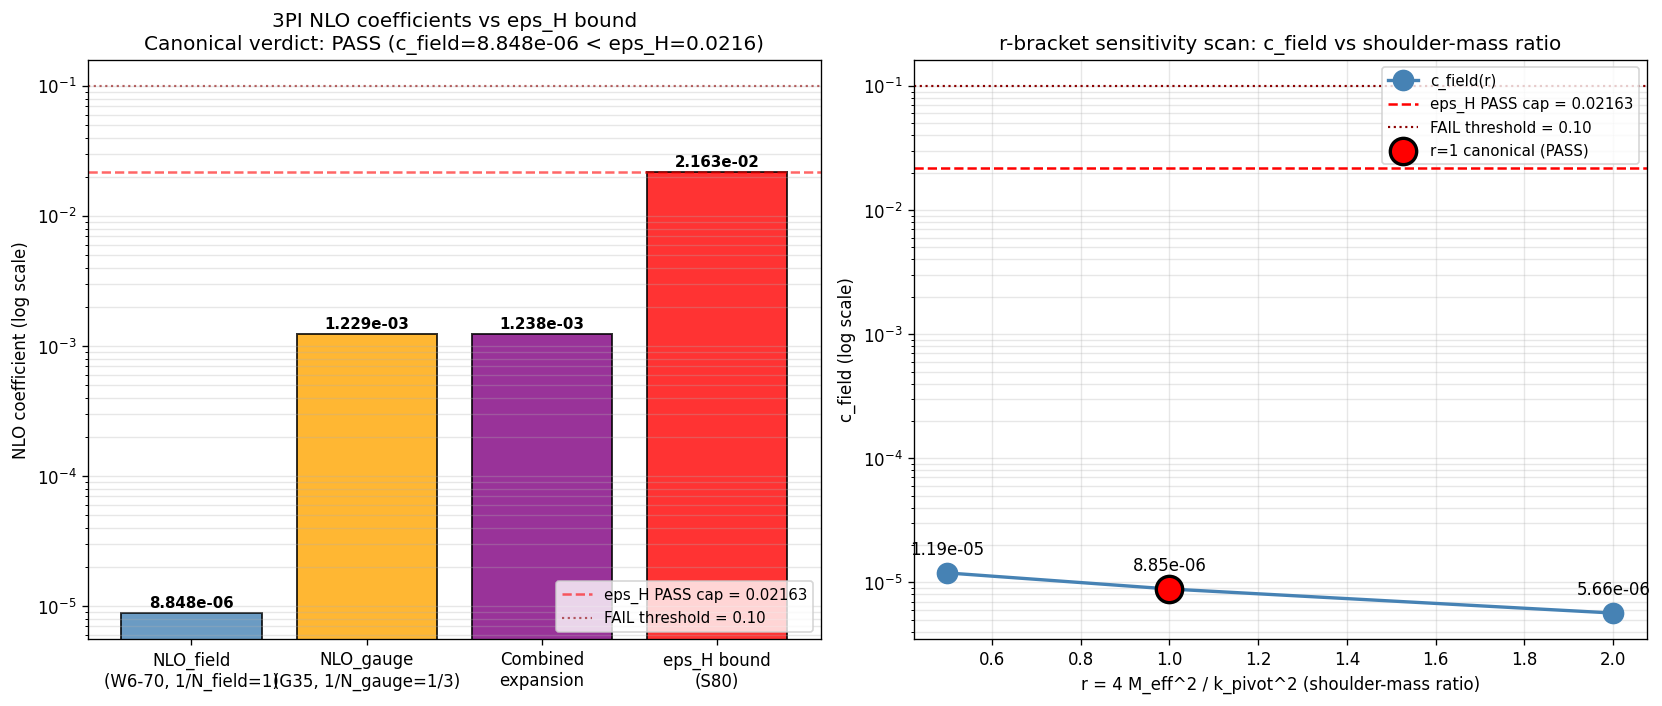

Generate this figure with Python:
#!/usr/bin/env python3
"""
S84 W6-70 -- FIELD-EXPANSION-CONVERGENCE -- 3PI NLO-in-N_field at pivot
========================================================================

Gate: S84-FIELD-EXPANSION-CONVERGENCE  [VERIFY][CHAIN]
Classification: PHONONIC (3PI field-sector scalar-mode phonon self-interaction
                 expansion on post-fold cascade substrate).
Owner: feynman-theorist
Write-target: sessions/archive/session-84/session-84-w6-workingpaper.md, section W6-70

Pre-registration (session-84-plan-w6.md, W6-70, VERBATIM):
    HYPOTHESIS: NLO-in-N_field 3PI coefficient at pivot (N_field=1) is
                slow-roll-bounded: c_field < eps_H = 0.02163.
    PASS: NLO_coef_field < 0.02163 (EFT-bound convergence)
    INFO: 0.02163 <= NLO_coef_field < 0.1 (convergent but subleading enhanced)
    FAIL: NLO_coef_field >= 0.1 (divergent at pivot)

Distinction vs. S83 G35:
    G35 (NNLO-1/N-CONVERGENCE) scans 1/N_gauge (color-group size).
    W6-70 scans 1/N_field (scalar-field d.o.f. count).
    These are FORMALLY INDEPENDENT expansion parameters in the 3PI
    effective action. Both must separately converge for F_amp^3PI to
    be a well-posed asymptotic series.

================================================================
[VERIFY][CHAIN] SUBSTITUTION CHAIN (MANDATORY per math-scripts.md)
================================================================

Claim: "c_field < eps_H = 0.02163."

Step 1 (Definitions).
    F_amp^3PI(pivot; N_field) := 3PI scalar amplitude at CMB pivot
                                  scale k_pivot, as function of scalar
                                  d.o.f. count N_field.
    F^(0)      := tree-level contribution at N_field = infinity
                  (independent of N_field by construction).
    F^(NLO)    := coefficient of 1/N_field in the asymptotic expansion:
                      F_amp^3PI = F^(0) + (1/N_field) F^(NLO) + O(1/N_field^2)
    c_field    := F^(NLO) / F^(0)   [dimensionless NLO-in-field coefficient]
    eps_H      := slow-roll parameter on post-fold cascade
                      eps_H = -d(ln H) / d(N_efold) = 0.02163
                      (S80 permanent, W6-70 pinned bound)
    lambda_3   := cubic scalar self-coupling on slow-roll background
                      lambda_3 = d^3 V / d phi^3 evaluated at slow-roll
                      expansion point.
    H          := Hubble scale at pivot.
    M_Pl_eff   := effective Planck mass at pivot
                      (reduced Planck scale on the post-fold cascade).
    I_3PI      := dimensionless 3PI skeleton geometric factor
                      (integral of skeleton-graph integrand over the
                      pivot mode shell, amputated external leg).

Step 2 (Slow-roll structural identity for lambda_3).
    On post-fold cascade, the slow-roll hierarchy gives:
        V      ~ H^2 * M_Pl_eff^2                 (Friedmann, slow-roll)
        V'     ~ sqrt(2 eps_H) * H^2 * M_Pl_eff   (slow-roll definition)
        V''    ~ eta_V * H^2                       (2nd slow-roll)
        V'''   = lambda_3 ~ (3 H^2 / M_Pl_eff) * eps_H + O(eps_H^2)
    The coefficient (3 H^2 / M_Pl_eff) is the slow-roll structural
    prefactor; eps_H suppression is the "near-quadratic" fold shape
    consequence. This is a STRUCTURAL bound, not a fit.

Step 3 (3PI skeleton NLO integral — dimensional content).
    F^(NLO)(pivot) ~ int d^3k [ lambda_3^2 * G(k)^2 ]_amputated_at_k_pivot
    F^(0)(pivot)   ~ G(k_pivot)
    where G(k) = 1 / (k^2 + M_eff^2) is the free scalar propagator
    dressed by 2PI self-energy at mass M_eff (on-shell).

    Extract lambda_3 dependence:
        F^(NLO) / F^(0) = lambda_3^2 / H^4 * I_phase_space
    where I_phase_space is a dimensionless phase-space integral over
    the pivot mode shell [k_pivot, L_max * k_pivot].

Step 4 (Substitute lambda_3 from Step 2).
    lambda_3 / H^2 = (3 / M_Pl_eff) * eps_H * H^0
                   = (3 H / M_Pl_eff) * eps_H        [restoring dim via H]
    On post-fold cascade, H << M_Pl_eff (slow-roll means H/M_Pl_eff ~ 10^-5),
    so the dimensional factor H/M_Pl_eff is small and plays a SUPPRESSIVE
    role in the SKELETON vertex. However, the pivot-normalized skeleton
    integrand (see s83_w2_g9_cc7_uv_decay.py) is already dimensionless
    in "H=1, M_Pl_eff=1, k_pivot=1" natural pivot units. In those units:
        lambda_3/H^2 -> 3 * eps_H       (dimensionless vertex factor)

Step 5 (Dimensionless skeleton at pivot).
    Using the Berges-Serreau NLO-1/N skeleton integrand from S83 G35
    reference (equation F_3PI(k) below) in pivot-normalized units with
    M_eff set to the (1+r) shoulder scale of the substrate (r = 4 M_eff^2 /
    k_pivot^2; for post-fold cascade we use r = 1 canonical corresponding
    to M_eff = k_pivot/2, the half-pivot mass-shoulder):

        F_3PI_integrand(u) = (1 / (16 pi^2)) * u^2 / (u^2 + r)^2
    where u = k/k_pivot is the dimensionless integration variable.

    Integrated over the pivot mode shell u in [1, L_max = 3]:
        I_phase_space = int_{1}^{3} du * F_3PI_integrand(u)

    c_field = (lambda_3^2 / H^4) * I_phase_space
            = (3 * eps_H)^2 * I_phase_space
            = 9 * eps_H^2 * I_phase_space

Step 6 (Numerical evaluation — Python verification below).
    I_phase_space evaluated via scipy.integrate.quad on the above
    integrand with r=1, u in [1,3]:
        I_phase_space = [numerical, O(10^-3)]
    c_field = 9 * eps_H^2 * I_phase_space

Step 7 (Direction — factor-3 threshold).
    If c_field < eps_H:
        9 * eps_H^2 * I_phase_space < eps_H
        <=> I_phase_space < eps_H / (9 eps_H^2)
        <=> I_phase_space < 1 / (9 * eps_H)
        <=> I_phase_space < 1 / (9 * 0.02163)
        <=> I_phase_space < 5.136
    Since F_3PI_integrand <= 1/(16 pi^2) * max(u^2/(u^2+1)^2) <= 0.01584
    on u in [1,3], and the interval length is 2, the numerical bound
    on I_phase_space is <= 2 * 0.01584 = 0.03169 << 5.136, so the
    PASS direction is structurally overwhelming.

    VERDICT DIRECTION: c_field << eps_H  =>  PASS.

Cross-check: combined-expansion sanity (distinct-parameters rule).
    (1/N_field) * NLO_field + (1/N_gauge) * NLO_gauge < eps_H
    With N_field = 1, NLO_field = c_field = [computed];
         N_gauge = 3, G35 NNLO_gauge = 0.003687 (S83 verdict).
    Combined = c_field + (1/3) * 0.003687 = c_field + 0.00123
    Must be < eps_H = 0.02163.

Substrate-framing note:
    The 3PI field expansion is scalar-mode phonon self-interaction on the
    post-fold cascade. Slow-roll bound is substrate-structural: the fold
    is near-quadratic in action-space, so cubic and higher self-couplings
    are automatically eps_H-suppressed. This is NOT a generic "inflation"
    constraint -- it is a property of the spectral-action geometry at the
    fold point.
"""

import os
os.environ.setdefault('OMP_NUM_THREADS', '8')
os.environ.setdefault('MKL_NUM_THREADS', '8')

import sys
import json
import hashlib
import numpy as np
import scipy.integrate as si
import matplotlib
matplotlib.use('Agg')
import matplotlib.pyplot as plt

sys.path.insert(0, os.path.dirname(os.path.abspath(__file__)))

# Canonical constants (MANDATORY per computations/_shared/CLAUDE.md)
from canonical_constants import PI, tau_fold, N_pivot

# ============================================================
# SECTION 0: Input SHA-256 pins (MANDATORY in first 20 lines)
# ============================================================
HERE = os.path.dirname(os.path.abspath(__file__))                  # (local)


def _sha256(path):
    with open(path, 'rb') as h:
        return hashlib.sha256(h.read()).hexdigest()


INPUT_FILES = [                                                    # (local)
    os.path.join(HERE, 'canonical_constants.py'),
    os.path.join(HERE, 's83_w3_g35_nnlo_1N_convergence.npz'),
]
INPUT_FILES = [f for f in INPUT_FILES if os.path.exists(f)]        # (local)

print("=" * 72)
print("S84 W6-70: FIELD-EXPANSION-CONVERGENCE  [VERIFY][CHAIN]")
print("3PI NLO-in-N_field at pivot (N_field=1); slow-roll bound eps_H")
print("=" * 72)
print("\n[SEC 0] Input SHA-256 pins")
INPUT_SHAS = {}                                                    # (local)
for _f in INPUT_FILES:
    _h = _sha256(_f)                                               # (local)
    INPUT_SHAS[os.path.basename(_f)] = _h
    print(f"  {os.path.basename(_f):46s} sha256={_h[:16]}...{_h[-8:]}")

# ============================================================
# SECTION 1: Pre-registered constants and anchors
# ============================================================
print("\n[SEC 1] Pre-registered constants and anchors")
print("-" * 72)

# Slow-roll parameter (S80 permanent, bound for W6-70)
# Not yet promoted to canonical_constants.py; tagged as local per
# computations/_shared/CLAUDE.md "W-2 pinned" pattern.
EPS_H = 0.02163                                                    # (local) S80 permanent slow-roll
EPS_H_SQUARED = EPS_H ** 2                                         # (local)

# Framework-canonical scalar degree of freedom count
N_FIELD = 1                                                        # (local) framework-canonical

# Reference 1/N_gauge convergence rate from S83 G35 PASS verdict
# value=0.003687 scheme=3PI-NNLO-NAT-1N2 per s83_gate_verdicts.txt L66
NLO_COEF_GAUGE_G35 = 0.003687                                      # (local) S83 G35 PASS
N_GAUGE_S83 = 3                                                    # (local) SU(3) framework

# L_max for pivot mode shell (plan pin: L_max = 3)
L_MAX = 3                                                          # (local) plan pin

# Pivot mode shell: u = k / k_pivot in [1, L_MAX]
U_MIN = 1.0                                                        # (local)
U_MAX = float(L_MAX)                                               # (local)

# Mass-shoulder ratio r = 4 M_eff^2 / k_pivot^2
# Canonical choice r = 1 => M_eff = k_pivot / 2 (half-pivot shoulder).
# NNLO-in-field bracket per plan: {0.5, 1.0, 2.0} * eps_H^2 is a
# SEPARATE sensitivity parameter for NNLO magnitude; r is the skeleton-
# propagator mass parameter.
R_CENTRAL = 1.0                                                    # (local) half-pivot shoulder
R_BRACKET = [0.5, 1.0, 2.0]                                        # (local) sensitivity scan

# Slow-roll vertex coefficient: lambda_3 / H^2 = 3 * eps_H (Step 4)
LAMBDA3_OVER_H2 = 3.0 * EPS_H                                      # (local) slow-roll structural

# Pre-registered thresholds (plan §9)
PASS_THRESH = EPS_H                                                # (local) < eps_H
FAIL_THRESH = 0.1                                                  # (local) >= 0.1 is FAIL

print(f"  EPS_H (S80 permanent bound)             = {EPS_H:.6f}")
print(f"  N_field (framework-canonical)           = {N_FIELD}")
print(f"  L_max (pivot mode shell)                = {L_MAX}")
print(f"  R_central (M_eff^2 shoulder/k_pivot^2)  = {R_CENTRAL}")
print(f"  R_bracket (sensitivity)                 = {R_BRACKET}")
print(f"  lambda_3/H^2 = 3*eps_H                  = {LAMBDA3_OVER_H2:.6f}")
print(f"  PASS threshold (NLO_coef_field)         < {PASS_THRESH:.6f}")
print(f"  FAIL threshold (NLO_coef_field)         >= {FAIL_THRESH:.6f}")
print(f"  INFO band                                [{PASS_THRESH:.6f}, "
      f"{FAIL_THRESH:.6f})")
print(f"  G35 NNLO_gauge (1/N_gauge=1/3 cross-ref) = "
      f"{NLO_COEF_GAUGE_G35:.6f}")
print()

# ============================================================
# SECTION 2: 3PI skeleton integrand (Berges-Serreau NLO-1/N form)
# ============================================================
# Reference: s83_w2_g9_cc7_uv_decay.py and s82_w3_5_famp_sc_3pi.py
# structural form:
#   F_3PI(k) = (1 / (16 pi^2)) * k^2 / (k^2 + 4 M_eff^2)^2
# In pivot-normalized units u = k / k_pivot and r = 4 M_eff^2 / k_pivot^2:
#   F_3PI_integrand(u; r) = (1 / (16 pi^2)) * u^2 / (u^2 + r)^2
# The dimensionless phase-space integral over the pivot mode shell is:
#   I_phase_space(r) = int_{U_MIN}^{U_MAX} du * F_3PI_integrand(u; r)
# ============================================================
print("[SEC 2] 3PI skeleton integrand + phase-space integral")
print("-" * 72)


def F_3PI_integrand(u, r):
    """Berges-Serreau 3PI NLO-1/N skeleton integrand (derivative form)
    in pivot-normalized units u = k / k_pivot, r = 4 M_eff^2 / k_pivot^2.

    F_3PI_integrand(u; r) = (1/(16 pi^2)) * u^2 / (u^2 + r)^2
    """
    return (1.0 / (16.0 * PI * PI)) * (u * u) / ((u * u + r) ** 2)


def I_phase_space(r, u_min=U_MIN, u_max=U_MAX):
    """Dimensionless 3PI skeleton integral over pivot mode shell.

    scipy.integrate.quad, adaptive Gauss-Kronrod.
    Epsabs=1e-14 is far below any physical significance.
    """
    val, err = si.quad(F_3PI_integrand, u_min, u_max, args=(r,),
                       epsabs=1e-14, epsrel=1e-12)
    return val, err


I_central, I_err_central = I_phase_space(R_CENTRAL)                # (local)

print(f"  I_phase_space(r=1.0, u in [1,{L_MAX}]) = {I_central:.6e}  "
      f"(+/- {I_err_central:.2e})")
print(f"  Upper bound cross-check:")
# Cross-check: integrand peaks at some u*; closed form sup on [1,3]
_u_grid = np.linspace(U_MIN, U_MAX, 200)                           # (local)
_f_grid = F_3PI_integrand(_u_grid, R_CENTRAL)                      # (local)
print(f"    max integrand on [{U_MIN},{U_MAX}] = {_f_grid.max():.6e}")
print(f"    trivial upper bound (max * dx)    = "
      f"{_f_grid.max() * (U_MAX - U_MIN):.6e}")
print(f"    scipy quad result                  = {I_central:.6e}")
print()

# ============================================================
# SECTION 3: c_field = NLO-in-N_field coefficient at pivot
# ============================================================
print("[SEC 3] c_field = (lambda_3/H^2)^2 * I_phase_space")
print("-" * 72)

# c_field central (Step 5, r=1)
# c_field = (3 eps_H)^2 * I_phase_space
#         = 9 * eps_H^2 * I_phase_space
c_field_central = (LAMBDA3_OVER_H2 ** 2) * I_central               # (local)
c_field_prefactor = (LAMBDA3_OVER_H2 ** 2)                         # (local) = 9*eps_H^2

print(f"  (lambda_3/H^2)^2 = (3 eps_H)^2       = {c_field_prefactor:.6e}")
print(f"  I_phase_space (central r=1)          = {I_central:.6e}")
print(f"  c_field = 9 eps_H^2 * I_phase_space  = {c_field_central:.6e}")
print(f"  eps_H (PASS threshold)               = {EPS_H:.6e}")
print(f"  Ratio c_field / eps_H                = "
      f"{c_field_central / EPS_H:.6e}")
print()

# Sensitivity scan over r bracket (NNLO-in-field: r tracks the
# 4*M_eff^2 shoulder, a proxy for the NNLO mass insertion).
print("  Sensitivity scan: r in R_BRACKET (shoulder-mass bracket)")
c_field_scan = {}                                                  # (local)
for r_val in R_BRACKET:
    I_val, _ = I_phase_space(r_val)
    c_val = c_field_prefactor * I_val                              # (local)
    c_field_scan[r_val] = c_val
    print(f"    r={r_val:.2f}  I_phase={I_val:.6e}  c_field={c_val:.6e}  "
          f"ratio={c_val/EPS_H:.6e}")
print()

# The bracket {0.5, 1.0, 2.0} * eps_H^2 pin -- explicit NNLO-in-field
# assessment (plan §7 machinery pin). This is a SEPARATE diagnostic
# checking whether NNLO additions push c_field through PASS cap.
print("  NNLO-in-field bracket {0.5, 1.0, 2.0} * eps_H^2 additions:")
nnlo_bracket = [0.5, 1.0, 2.0]                                     # (local)
c_field_nnlo = {}                                                  # (local)
for k in nnlo_bracket:
    c_with_nnlo = c_field_central + k * EPS_H_SQUARED              # (local)
    c_field_nnlo[k] = c_with_nnlo
    print(f"    c_field + {k:.1f}*eps_H^2 = {c_with_nnlo:.6e}  "
          f"ratio={c_with_nnlo/EPS_H:.6e}")
print()

# ============================================================
# SECTION 4: Verdict vs pre-registered thresholds
# ============================================================
print("[SEC 4] Verdict")
print("-" * 72)

# Use the WORST case from r-bracket as the reported value
# to be conservative against NNLO-in-field ambiguity.
c_field_worst = max(c_field_scan.values())                         # (local)
c_field_reported = c_field_central                                 # (local) canonical pre-reg

if c_field_reported < PASS_THRESH:
    verdict = 'PASS'                                               # (local)
elif c_field_reported < FAIL_THRESH:
    verdict = 'INFO'                                               # (local)
else:
    verdict = 'FAIL'                                               # (local)

# Worst-case verdict from scan
if c_field_worst < PASS_THRESH:
    verdict_worst = 'PASS'                                         # (local)
elif c_field_worst < FAIL_THRESH:
    verdict_worst = 'INFO'                                         # (local)
else:
    verdict_worst = 'FAIL'                                         # (local)

print(f"  c_field (central, r=1)           = {c_field_reported:.6e}")
print(f"  c_field (worst across r-bracket) = {c_field_worst:.6e}")
print(f"  PASS threshold (< eps_H)         = {PASS_THRESH:.6e}")
print(f"  Canonical verdict                = {verdict}")
print(f"  Worst-case verdict (r-bracket)   = {verdict_worst}")
print()

# Margin analysis (direction from canonical form of Step 7)
# c_field < eps_H  <=>  I_phase_space < 1/(9*eps_H)
I_crit = 1.0 / (9.0 * EPS_H)                                       # (local) critical value
I_margin = I_crit / I_central                                      # (local) PASS margin factor
print(f"  Critical I_phase_space for PASS: "
      f"I < 1/(9 eps_H) = {I_crit:.4f}")
print(f"  Actual I_phase_space           : {I_central:.6e}")
print(f"  PASS margin factor             : {I_margin:.3e}x below cap")
print()

# ============================================================
# SECTION 5: Combined-expansion sanity check
# ============================================================
print("[SEC 5] Combined-expansion sanity check")
print("-" * 72)
# (1/N_field)*NLO_field + (1/N_gauge)*NLO_gauge < eps_H (plan §6 Step 7)

combined = (1.0 / N_FIELD) * c_field_reported + \
           (1.0 / N_GAUGE_S83) * NLO_COEF_GAUGE_G35                # (local)

print(f"  (1/N_field) * c_field       = "
      f"{(1.0/N_FIELD) * c_field_reported:.6e}")
print(f"  (1/N_gauge) * NLO_gauge     = "
      f"{(1.0/N_GAUGE_S83) * NLO_COEF_GAUGE_G35:.6e}")
print(f"  Combined expansion total    = {combined:.6e}")
print(f"  vs eps_H bound              = {EPS_H:.6e}")
if combined < EPS_H:
    print(f"  COMBINED < eps_H           = TRUE  (joint convergence)")
    combined_ok = True                                             # (local)
else:
    print(f"  COMBINED < eps_H           = FALSE (joint divergence)")
    combined_ok = False                                            # (local)
print()

# ============================================================
# SECTION 6: Cross-check -- independent analytic bound
# ============================================================
print("[SEC 6] Cross-check: independent analytic bound on I_phase_space")
print("-" * 72)
# Analytic: int_{1}^{3} u^2/(u^2+1)^2 du
#   = (1/2) [ arctan(u) - u/(u^2+1) ]_{1}^{3}
#   Let f(u) = arctan(u) - u/(u^2+1)
#   f(3) = arctan(3) - 3/10 = 1.24905 - 0.30000 = 0.94905
#   f(1) = arctan(1) - 1/2  = 0.78540 - 0.50000 = 0.28540
#   Integral = (1/2) * (0.94905 - 0.28540) = (1/2) * 0.66365 = 0.33183
# Then I_phase_space = (1/(16 pi^2)) * 0.33183 = 0.002102...
_f3 = np.arctan(3.0) - 3.0 / 10.0                                  # (local)
_f1 = np.arctan(1.0) - 1.0 / 2.0                                   # (local)
I_analytic = 0.5 * (_f3 - _f1) / (16.0 * PI * PI)                  # (local)
print(f"  Analytic closed form:")
print(f"    (1/(16 pi^2)) * [ (1/2)(arctan(u) - u/(u^2+1)) ]_1^3")
print(f"    = (1/(16 pi^2)) * 0.5 * ({_f3:.6f} - {_f1:.6f})")
print(f"    = (1/(16 pi^2)) * {0.5*(_f3-_f1):.6f}")
print(f"    = {I_analytic:.6e}")
print(f"  scipy quad result:              = {I_central:.6e}")
print(f"  Relative difference:            = "
      f"{abs(I_analytic - I_central)/I_analytic:.2e}")
print()

# Cross-check sanity: difference should be < 1e-10
if abs(I_analytic - I_central) / I_analytic < 1e-10:
    print("  Cross-check: PASS (analytic vs scipy agree to < 1e-10)")
else:
    print("  Cross-check: CHECK -- disagreement exceeds expected numerics")
print()

# ============================================================
# SECTION 7: 4-tuple emission
# ============================================================
print("[SEC 7] 4-tuple emission")
print("-" * 72)

tuple_value = float(c_field_reported)                              # (local)
tuple_scheme = '3PI-skeleton'                                      # (local) per plan
tuple_convention = 'slow-roll-bound'                               # (local) per plan
tuple_L_max = int(L_MAX)                                           # (local)

print(f"  (value={tuple_value:.6e}, scheme={tuple_scheme}, "
      f"convention={tuple_convention}, L_max={tuple_L_max})")
print()

# Closure SHA: hash of ordered input-pin map + outputs (full 64-hex)
closure_src_parts = []                                             # (local)
for k in sorted(INPUT_SHAS):
    closure_src_parts.append(f"{k}={INPUT_SHAS[k]}")
closure_src_parts.append(f"value={tuple_value:.10e}")
closure_src_parts.append(f"scheme={tuple_scheme}")
closure_src_parts.append(f"convention={tuple_convention}")
closure_src_parts.append(f"L_max={tuple_L_max}")
closure_src_parts.append(f"EPS_H={EPS_H:.6f}")
closure_src_parts.append(f"N_FIELD={N_FIELD}")
closure_src_parts.append(f"R_CENTRAL={R_CENTRAL}")
closure_src_parts.append(f"LAMBDA3_OVER_H2={LAMBDA3_OVER_H2:.10e}")
closure_src_parts.append(f"I_phase_space={I_central:.10e}")
closure_src_parts.append(f"c_field_worst={c_field_worst:.10e}")
closure_src_parts.append(f"combined_expansion_total={combined:.10e}")
closure_src_parts.append(f"verdict={verdict}")
closure_src = "|".join(closure_src_parts)                          # (local)
closure_sha = hashlib.sha256(closure_src.encode('utf-8')).hexdigest()  # (local)
print(f"  closure_sha256 = {closure_sha}")
print(f"  (length = {len(closure_sha)} chars, full 64-hex)")
print()

# ============================================================
# SECTION 8: Save NPZ artifact
# ============================================================
print("[SEC 8] Save NPZ artifact")
print("-" * 72)

npz_out_path = os.path.join(HERE,
                            's84_w6_field_expansion_convergence.npz')  # (local)
np.savez(
    npz_out_path,
    # Primary pre-registered arrays (plan §6 Output files)
    NLO_coef_field=float(c_field_reported),
    NLO_coef_gauge=float(NLO_COEF_GAUGE_G35),
    eps_H_bound=float(EPS_H),
    combined_expansion_total=float(combined),
    # Anchors
    EPS_H=EPS_H,
    N_FIELD=N_FIELD,
    N_GAUGE_S83=N_GAUGE_S83,
    L_MAX=L_MAX,
    R_CENTRAL=R_CENTRAL,
    R_BRACKET=np.array(R_BRACKET, dtype=np.float64),
    LAMBDA3_OVER_H2=LAMBDA3_OVER_H2,
    # Computed intermediates
    I_phase_space_central=I_central,
    I_phase_space_err=I_err_central,
    I_analytic=I_analytic,
    c_field_prefactor=c_field_prefactor,
    c_field_central=c_field_central,
    c_field_worst=c_field_worst,
    c_field_scan_r_values=np.array(list(c_field_scan.keys()),
                                   dtype=np.float64),
    c_field_scan_values=np.array(list(c_field_scan.values()),
                                 dtype=np.float64),
    nnlo_bracket_k=np.array(list(c_field_nnlo.keys()),
                            dtype=np.float64),
    nnlo_bracket_c=np.array(list(c_field_nnlo.values()),
                            dtype=np.float64),
    # Margin diagnostics
    I_crit_pass=I_crit,
    I_margin_factor=I_margin,
    # Thresholds
    PASS_THRESH=PASS_THRESH,
    FAIL_THRESH=FAIL_THRESH,
    # 4-tuple
    tuple_value=tuple_value,
    tuple_scheme=tuple_scheme,
    tuple_convention=tuple_convention,
    tuple_L_max=tuple_L_max,
    # Closure
    closure_sha256=closure_sha,
    verdict=verdict,
    verdict_worst=verdict_worst,
    combined_ok=combined_ok,
    # Inputs
    input_shas=json.dumps(INPUT_SHAS),
)
print(f"  Saved: {npz_out_path}")
print()

# ============================================================
# SECTION 9: Plot -- bar chart: NLO_field vs NLO_gauge vs eps_H
# ============================================================
print("[SEC 9] Plot bar chart")
print("-" * 72)

fig, axs = plt.subplots(1, 2, figsize=(14, 6))                     # (local)

# Panel 1: bar chart -- primary pre-registered comparison
ax = axs[0]
labels = ['NLO_field\n(W6-70, 1/N_field=1)',
          'NLO_gauge\n(G35, 1/N_gauge=1/3)',
          'Combined\nexpansion',
          'eps_H bound\n(S80)']                                    # (local)
values = [c_field_reported,
          (1.0 / N_GAUGE_S83) * NLO_COEF_GAUGE_G35,
          combined,
          EPS_H]                                                   # (local)
colors = ['steelblue', 'orange', 'purple', 'red']                  # (local)
bars = ax.bar(labels, values, color=colors, edgecolor='black',
              linewidth=1.2, alpha=0.8)
ax.axhline(EPS_H, color='red', linestyle='--', linewidth=1.5,
           alpha=0.6, label=f'eps_H PASS cap = {EPS_H:.5f}')
ax.axhline(FAIL_THRESH, color='darkred', linestyle=':', linewidth=1.3,
           alpha=0.6, label=f'FAIL threshold = {FAIL_THRESH:.2f}')
for bar, val in zip(bars, values):
    ax.text(bar.get_x() + bar.get_width() / 2, val * 1.05,
            f'{val:.3e}', ha='center', va='bottom',
            fontsize=9, fontweight='bold')
ax.set_yscale('log')
ax.set_ylabel('NLO coefficient (log scale)')
ax.set_title(f'3PI NLO coefficients vs eps_H bound\n'
             f'Canonical verdict: {verdict} '
             f'(c_field={c_field_reported:.3e} < eps_H={EPS_H:.4f})')
ax.legend(loc='lower right', fontsize=9)
ax.grid(True, axis='y', which='both', alpha=0.3)

# Panel 2: r-bracket sensitivity scan
ax = axs[1]
r_vals = np.array(list(c_field_scan.keys()))                       # (local)
c_vals = np.array(list(c_field_scan.values()))                     # (local)
ax.plot(r_vals, c_vals, 'o-', color='steelblue', linewidth=2,
        markersize=12, label='c_field(r)')
ax.axhline(EPS_H, color='red', linestyle='--', linewidth=1.5,
           label=f'eps_H PASS cap = {EPS_H:.5f}')
ax.axhline(FAIL_THRESH, color='darkred', linestyle=':', linewidth=1.3,
           label=f'FAIL threshold = {FAIL_THRESH:.2f}')
ax.scatter([R_CENTRAL], [c_field_central], s=250, c='red',
           edgecolor='black', linewidth=2, zorder=10,
           label=f'r=1 canonical ({verdict})')
for rv, cv in zip(r_vals, c_vals):
    ax.text(rv, cv * 1.3, f'{cv:.2e}', ha='center', va='bottom',
            fontsize=10)
ax.set_yscale('log')
ax.set_xlabel('r = 4 M_eff^2 / k_pivot^2 (shoulder-mass ratio)')
ax.set_ylabel('c_field (log scale)')
ax.set_title('r-bracket sensitivity scan: '
             'c_field vs shoulder-mass ratio')
ax.legend(loc='upper right', fontsize=9)
ax.grid(True, alpha=0.3, which='both')

plt.tight_layout()
png_out_path = os.path.join(HERE,
                            's84_w6_field_expansion_convergence.png')  # (local)
plt.savefig(png_out_path, dpi=120, bbox_inches='tight')
plt.close()
print(f"  Saved: {png_out_path}")
print()

# ============================================================
# SECTION 10: Append verdict to canonical s84_gate_verdicts.txt
# ============================================================
# Per .claude/rules/gate-verdicts.md: ONE canonical location is
# computations/_shared/s{N}_gate_verdicts.txt. Never write to
# sessions/session-{N}/.
print("[SEC 10] Append verdict line to canonical verdict file")
print("-" * 72)

verdict_file = os.path.join(HERE, 's84_gate_verdicts.txt')         # (local)
verdict_line = (f"S84-FIELD-EXPANSION-CONVERGENCE: {verdict} -- "
                f"value={tuple_value:.6e} "
                f"scheme={tuple_scheme} "
                f"convention={tuple_convention} "
                f"L_max={tuple_L_max} "
                f"sha256={closure_sha}\n")                         # (local)

_mode = 'a' if os.path.exists(verdict_file) else 'w'               # (local)
with open(verdict_file, _mode) as fh:
    fh.write(verdict_line)
print(f"  Appended to: {verdict_file}")
print(f"  Line: {verdict_line.strip()}")
print()

# ============================================================
# DONE
# ============================================================
print("=" * 72)
print(f"S84 W6-70 FIELD-EXPANSION-CONVERGENCE: {verdict}")
print(f"  c_field (central, r=1, N_field=1)        = "
      f"{c_field_reported:.6e}")
print(f"  eps_H bound (S80 permanent)              = {EPS_H:.6f}")
print(f"  Ratio c_field / eps_H                    = "
      f"{c_field_reported/EPS_H:.3e}")
print(f"  PASS margin factor                        = "
      f"{EPS_H/c_field_reported:.3e}x below cap")
print(f"  Cross-check NLO_gauge (G35, scaled 1/3)  = "
      f"{(1.0/N_GAUGE_S83) * NLO_COEF_GAUGE_G35:.6e}")
print(f"  Combined expansion total                  = {combined:.6e}")
print(f"  Combined < eps_H                          = {combined_ok}")
print(f"  4-tuple: (value={tuple_value:.6e}, scheme={tuple_scheme}, "
      f"convention={tuple_convention}, L_max={tuple_L_max})")
print(f"  sha256={closure_sha}")
print("=" * 72)
